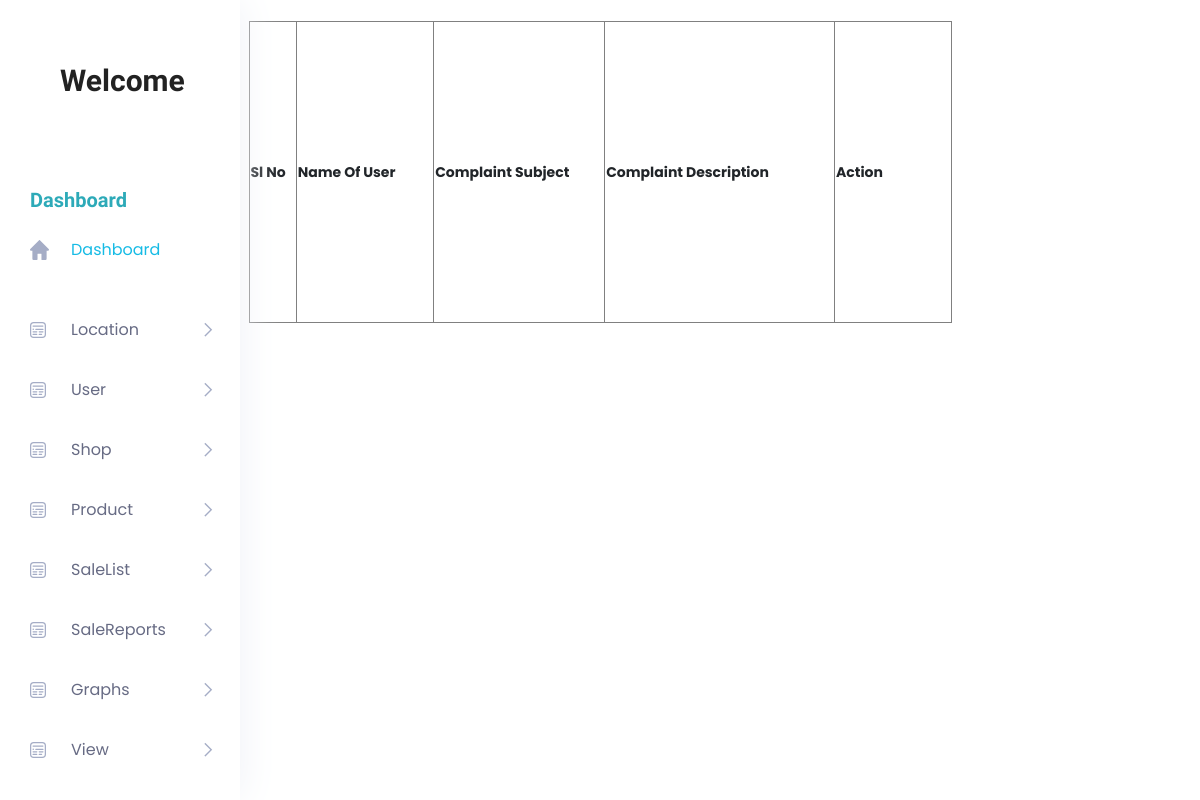
The app's page /Project/Admin/UserComplaint.php, older data.
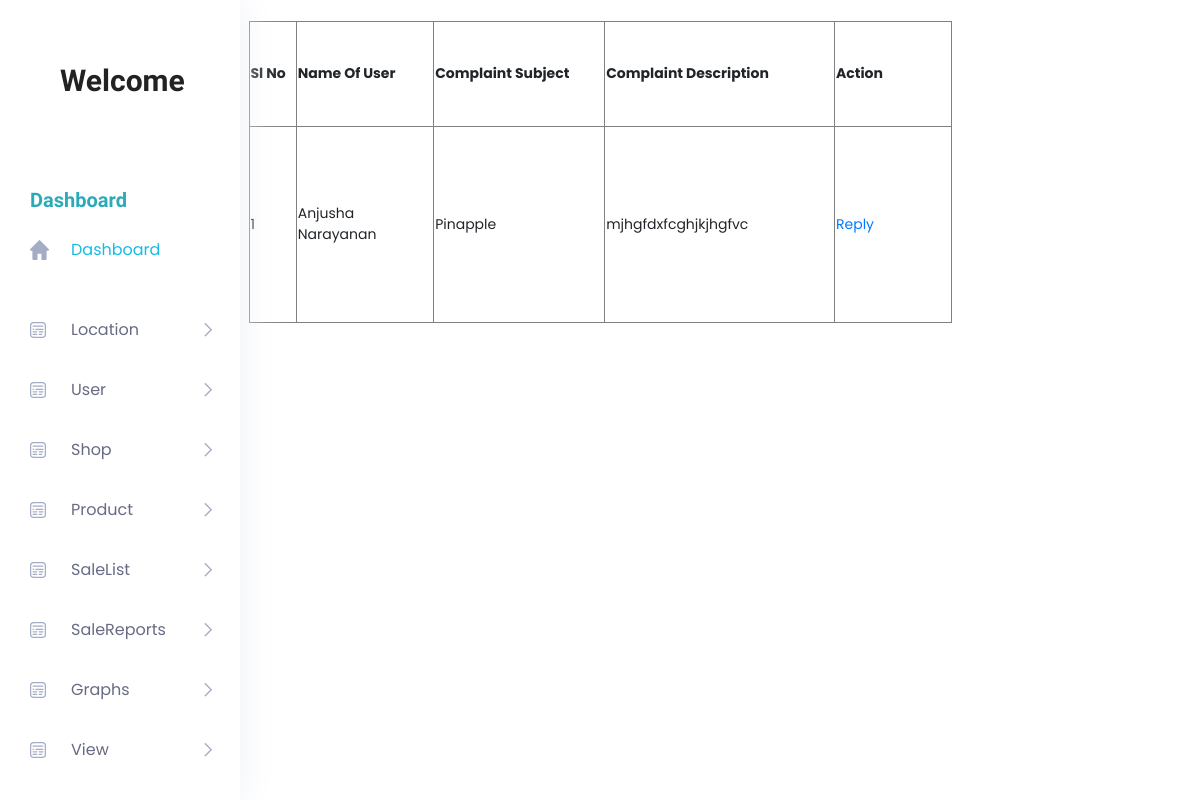
The same page, newer data.
### tables this page shows
CREATE TABLE `tbl_complaint` (
  `complaint_id` int(11) NOT NULL,
  `complaint_date` date NOT NULL DEFAULT current_timestamp(),
  `complaint_subject` varchar(500) NOT NULL,
  `complaint_details` varchar(200) NOT NULL,
  `complaint_status` int(11) NOT NULL DEFAULT 0,
  `complaint_reply` varchar(500) NOT NULL,
  `complaint_replydate` date NOT NULL DEFAULT current_timestamp(),
  `user_id` int(11) NOT NULL,
  `shop_id` int(11) NOT NULL,
  `product_id` int(11) NOT NULL DEFAULT 0
);

CREATE TABLE `tbl_user` (
  `user_id` int(11) NOT NULL,
  `user_name` varchar(50) NOT NULL,
  `user_gender` varchar(50) NOT NULL,
  `user_contact` varchar(50) NOT NULL,
  `user_email` varchar(50) NOT NULL,
  `user_username` varchar(50) NOT NULL,
  `user_password` varchar(50) NOT NULL,
  `user_address` varchar(1000) NOT NULL,
  `user_status` int(11) NOT NULL DEFAULT 0,
  `place_id` int(11) NOT NULL,
  `photo` varchar(200) NOT NULL
);

### Project/Admin/UserComplaint.php (the view, shortened to what this page needs)
<?php
			include("../Assets/Connection/Connection.php");
?>
<!DOCTYPE html PUBLIC "-//W3C//DTD XHTML 1.0 Transitional//EN" "http://www.w3.org/TR/xhtml1/DTD/xhtml1-transitional.dtd">
<html xmlns="http://www.w3.org/1999/xhtml">
<head>
</head>
<body>
<a href="HomePage.php">Home</a>
 <?php
include("Head.php");
?>
<form id="form1" name="form1" method="post" action="">
 <center> <table width="703" height="302" border="1">
    <tr>
      <th width="45" scope="col">Sl No</th>
      <th width="131" scope="col">Name Of User</th>
      <th width="163" scope="col">Complaint Subject</th>
      <th width="219" scope="col">Complaint Description</th>
      <th width="111" scope="col">Action</th>
    </tr>
     <?php
	$selectQry="select * from tbl_complaint c inner join tbl_user u on c.user_id=u.user_id  where complaint_status='0'";
	$row=$conn->query($selectQry);
	$i=0;
	while($data=$row->fetch_assoc())
	{
	$i++;
	?>
    <tr>
      <td><?php echo $i ?></td>
      <td><?php echo $data["user_name"] ?></td>
      <td><?php echo $data["complaint_subject"] ?></td>
      <td><?php echo $data["complaint_details"] ?></td>
      <td><a href="ComplaintReply.php?compID=<?php echo $data["complaint_id"]?>">Reply</a></td> </tr>
    <?php
	}
	?>
  </table>
  </center>
</form>
 <?php
include("Foot.php");
?>
<p>&nbsp;</p>
</body>
</html>
<!DOCTYPE html PUBLIC "-//W3C//DTD XHTML 1.0 Transitional//EN" "http://www.w3.org/TR/xhtml1/DTD/xhtml1-transitional.dtd">
<html xmlns="http://www.w3.org/1999/xhtml">
<head>
</head>
<body>
</body>
</html>

Row changes from the older to the newer data that the page shows:
added tbl_complaint: user.user_name "Anjusha Narayanan", complaint_subject "Pinapple", complaint_details "mjhgfdxfcghjkjhgfvc"
